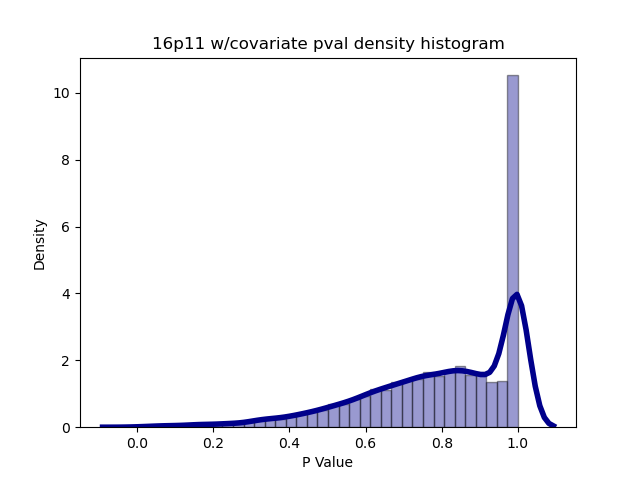

Python code for this plot:
#python3
import numpy as np 
import pandas as pd
import matplotlib.pyplot as plt 
import seaborn as sns

df15 = pd.read_csv('16p11_pval.csv',header=0)

sns.distplot(df15['pvalue w/ covariates'],hist=True, kde=True,bins=int(180/5),color='darkblue',hist_kws={'edgecolor':'black'},kde_kws={'linewidth':4})
plt.title('16p11 w/covariate pval density histogram')
plt.xlabel('P Value')
plt.ylabel('Density')

plt.show()
